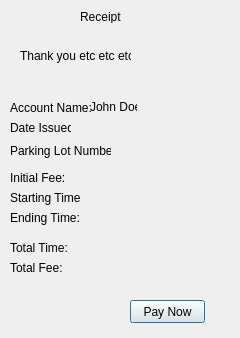
<?xml version="1.0" encoding="UTF-8"?>
<ui version="4.0">
 <class>fourthDialog</class>
 <widget class="QDialog" name="fourthDialog">
  <property name="geometry">
   <rect>
    <x>0</x>
    <y>0</y>
    <width>240</width>
    <height>338</height>
   </rect>
  </property>
  <property name="windowTitle">
   <string>Dialog</string>
  </property>
  <widget class="QLabel" name="label">
   <property name="geometry">
    <rect>
     <x>80</x>
     <y>10</y>
     <width>47</width>
     <height>13</height>
    </rect>
   </property>
   <property name="text">
    <string>Receipt</string>
   </property>
  </widget>
  <widget class="QLabel" name="label_2">
   <property name="geometry">
    <rect>
     <x>20</x>
     <y>40</y>
     <width>111</width>
     <height>31</height>
    </rect>
   </property>
   <property name="text">
    <string>Thank you etc etc etc</string>
   </property>
  </widget>
  <widget class="QLabel" name="label_3">
   <property name="geometry">
    <rect>
     <x>10</x>
     <y>140</y>
     <width>101</width>
     <height>21</height>
    </rect>
   </property>
   <property name="text">
    <string>Parking Lot Number:</string>
   </property>
  </widget>
  <widget class="QLabel" name="label_4">
   <property name="geometry">
    <rect>
     <x>90</x>
     <y>100</y>
     <width>47</width>
     <height>13</height>
    </rect>
   </property>
   <property name="text">
    <string>John Doe</string>
   </property>
  </widget>
  <widget class="QLabel" name="label_5">
   <property name="geometry">
    <rect>
     <x>10</x>
     <y>120</y>
     <width>61</width>
     <height>16</height>
    </rect>
   </property>
   <property name="text">
    <string>Date Issued: </string>
   </property>
  </widget>
  <widget class="QLabel" name="label_6">
   <property name="geometry">
    <rect>
     <x>10</x>
     <y>100</y>
     <width>81</width>
     <height>16</height>
    </rect>
   </property>
   <property name="text">
    <string>Account Name:</string>
   </property>
  </widget>
  <widget class="QLabel" name="label_7">
   <property name="geometry">
    <rect>
     <x>10</x>
     <y>170</y>
     <width>61</width>
     <height>16</height>
    </rect>
   </property>
   <property name="text">
    <string>Initial Fee:</string>
   </property>
  </widget>
  <widget class="QLabel" name="label_8">
   <property name="geometry">
    <rect>
     <x>10</x>
     <y>190</y>
     <width>71</width>
     <height>16</height>
    </rect>
   </property>
   <property name="text">
    <string>Starting Time:</string>
   </property>
  </widget>
  <widget class="QLabel" name="label_9">
   <property name="geometry">
    <rect>
     <x>10</x>
     <y>210</y>
     <width>71</width>
     <height>16</height>
    </rect>
   </property>
   <property name="text">
    <string>Ending Time:</string>
   </property>
  </widget>
  <widget class="QLabel" name="label_10">
   <property name="geometry">
    <rect>
     <x>10</x>
     <y>240</y>
     <width>61</width>
     <height>16</height>
    </rect>
   </property>
   <property name="text">
    <string>Total Time:</string>
   </property>
  </widget>
  <widget class="QLabel" name="label_11">
   <property name="geometry">
    <rect>
     <x>10</x>
     <y>260</y>
     <width>61</width>
     <height>16</height>
    </rect>
   </property>
   <property name="text">
    <string>Total Fee:</string>
   </property>
  </widget>
  <widget class="QPushButton" name="pushButton">
   <property name="geometry">
    <rect>
     <x>130</x>
     <y>300</y>
     <width>75</width>
     <height>23</height>
    </rect>
   </property>
   <property name="text">
    <string>Pay Now</string>
   </property>
  </widget>
 </widget>
 <resources/>
 <connections/>
</ui>
